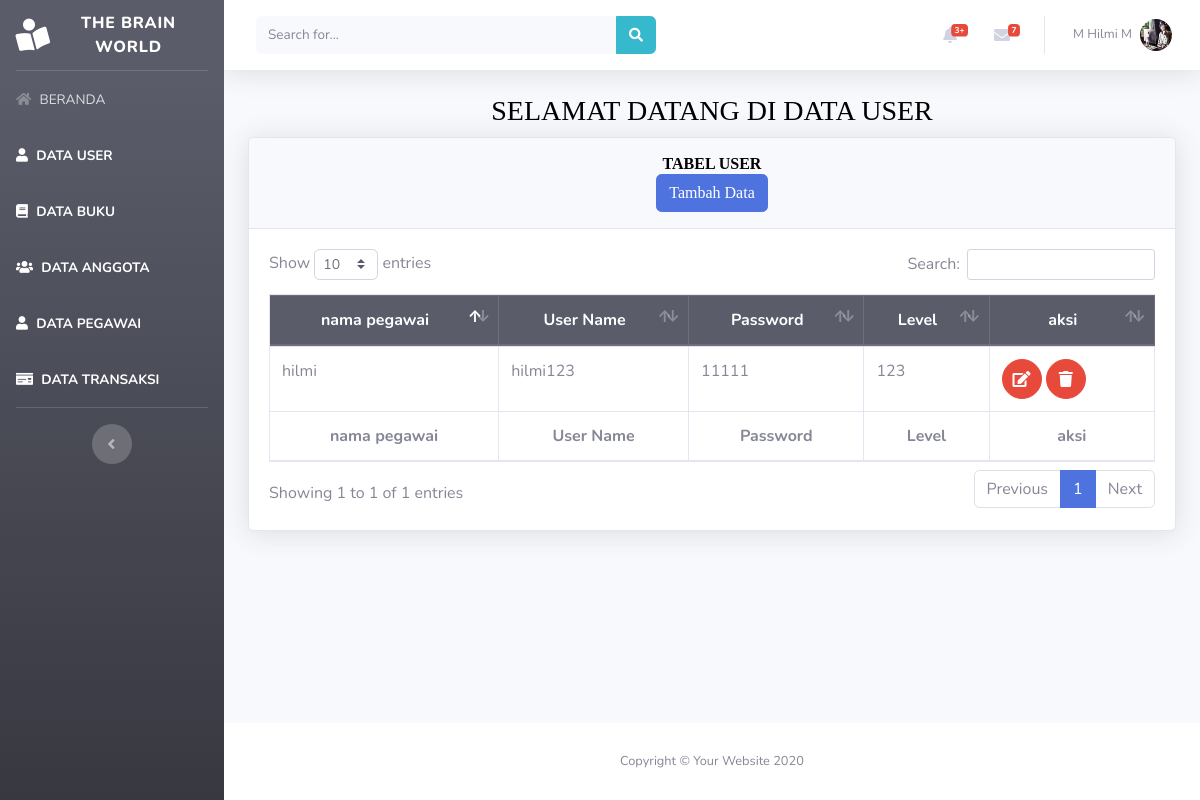
Page /beranda.php?page=user on the committed database.
### tables this page shows
CREATE TABLE `tabel_user` (
  `id_user` int(5) NOT NULL,
  `id_pegawai` int(5) NOT NULL,
  `username` varchar(50) NOT NULL,
  `password` varchar(50) NOT NULL,
  `level` int(1) NOT NULL,
  `dibuatpada` datetime NOT NULL
);

CREATE TABLE `tabel_pegawai` (
  `id_pegawai` int(5) NOT NULL,
  `nama_pegawai` varchar(50) NOT NULL,
  `jenis_kelamin` enum('l','p') NOT NULL,
  `alamat` text NOT NULL,
  `no_hp` varchar(20) NOT NULL,
  `jabatan` varchar(30) NOT NULL
);

### views/user/user.php (the view, shortened to what this page needs)
                <div class="container-fluid">
                    <h1 class="h3 mb-2 text-gray-800" align="center"><marquee><font color="black" face="fantasy">SELAMAT DATANG DI DATA USER</font></marquee></h1>
                    <div class="card shadow mb-4">
                        <div class="card-header py-3" align="center">
                            <h6 class="m-0 font-weight-bold text-info"><font color="black" face="fantasy">TABEL USER</font></h6>
                            <a href="beranda.php?page=user&aksi=add">
                                <button class="btn btn-primary"><font color="white" face="fantasy">Tambah Data</font></button>
                            </a>
                        </div>
                        <div class="card-body">
                            <div class="table-responsive">
                                <table class="table table-bordered" id="dataTable" width="100%" cellspacing="0">
                                    <thead class="thead-dark">
                                        <tr align="center">
                                            <th>nama pegawai</th>
                                            <th>User Name</th>
                                            <th>Password</th>
                                            <th>Level</th>
                                            <th>aksi</th>
                                        </tr>
                                    </thead>
                                    <tfoot>
                                        <tr align="center">
                                           <th>nama pegawai</th>
                                           <th>User Name</th>
                                           <th>Password</th>
                                           <th>Level</th>
                                           <th>aksi</th>
                                        </tr>
                                    </tfoot>
<tbody>
                                        <?php
                                        $sql = "select u.*,p.nama_pegawai from tabel_user U left join tabel_pegawai p on u.id_pegawai = p.id_pegawai";
                                        $show = $database->query($sql);
                                        foreach($show as $user):
                                    ?>
                                        <tr>
                                            <td><?php echo $user['nama_pegawai']?></td>
                                            <td><?php echo $user['username']?></td>
                                            <td><?php echo $user['password']?></td>
                                            <td><?php echo $user['level']?></td>
                                            <td>
                                            <a href="beranda.php?page=user&aksi=edit&id=<?php echo $user['id_user']?>"
                                                class="btn btn-danger btn-circle">
                                                    <i class="fas fa-edit"></i>
                                                    </a>
                                                <a href="model/user/prosesdeleteuser.php?id=<?php echo $user['id_user']?>"
                                                class="btn btn-danger btn-circle">
                                                    <i class="fas fa-trash"></i>
                                                    </a>
                                            </td>
                                        </tr>
                                        <?php endforeach; ?>
                                        </tbody>
                                </table>
                            </div>
                        </div>
                    </div>
                </div>

### rows in the picture
tabel_user: id_pegawai.nama_pegawai "hilmi", username "hilmi123", password "11111", level "123"
